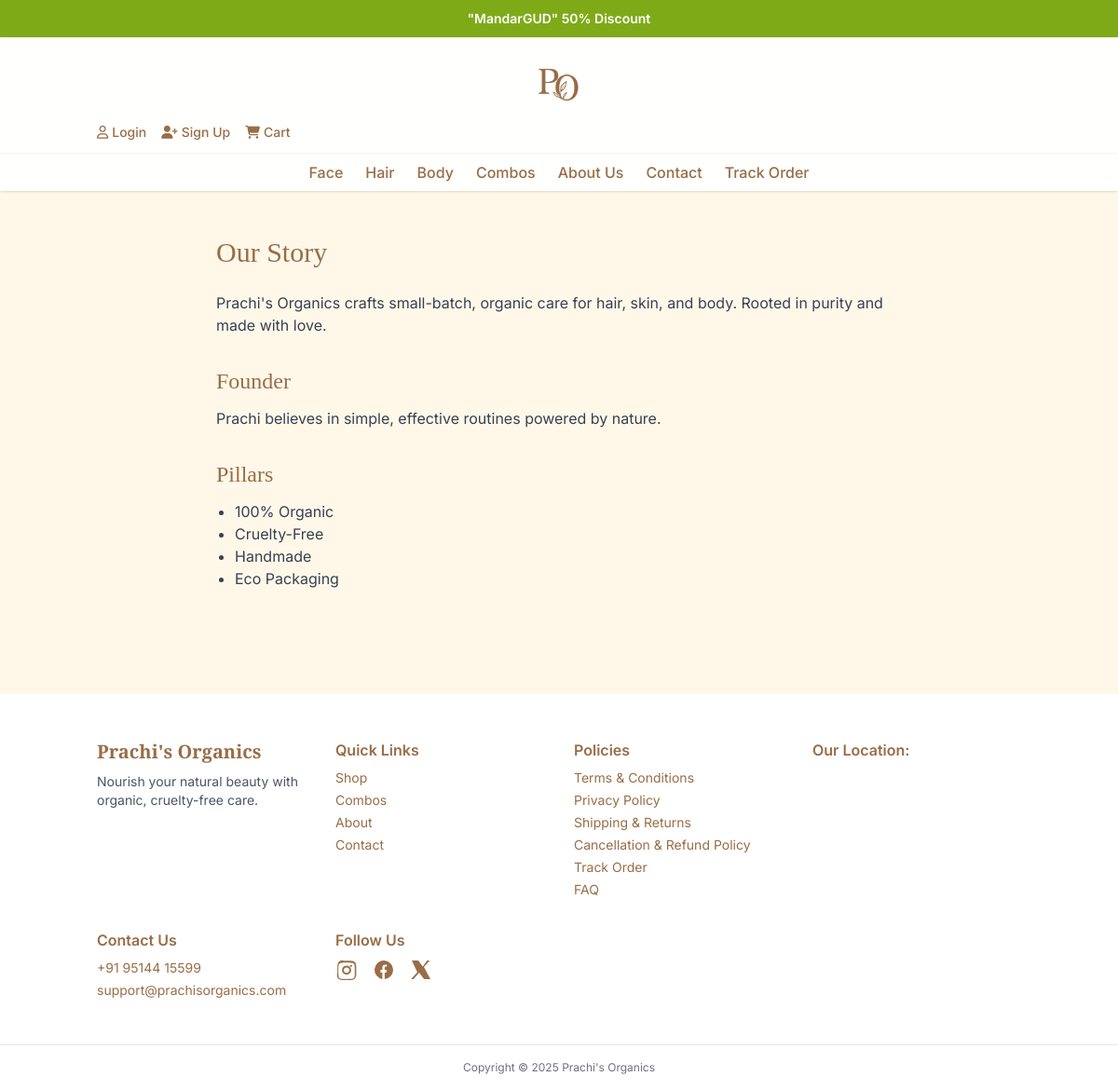
The page /about/ on the database its author committed.
### store/models.py (models this page shows, shortened)
class Offer(models.Model):
    title = models.CharField(max_length=120)
    subtitle = models.CharField(max_length=200, blank=True)
    cta_text = models.CharField(max_length=40, blank=True)
    cta_url = models.CharField(max_length=200, blank=True)
    is_active = models.BooleanField(default=True)
    sort_order = models.PositiveIntegerField(default=0)
    class Meta:
        ordering = ['sort_order', 'id']

class SiteSettings(models.Model):
    brand_tagline = models.CharField(max_length=255, blank=True, default='Nourish your natural beauty with organic, cruelty-free care.')
    support_email = models.EmailField(blank=True, null=True)
    support_phone = models.CharField(max_length=50, blank=True, default='')
    instagram_url = models.URLField(blank=True, default='')
    facebook_url = models.URLField(blank=True, default='')
    twitter_url = models.URLField(blank=True, default='')
    youtube_url = models.URLField(blank=True, default='')
    pinterest_url = models.URLField(blank=True, default='')
    require_review_moderation = models.BooleanField(default=False)
    class Meta:
        verbose_name = 'Site Settings'
        verbose_name_plural = 'Site Settings'

### store/views.py (the view)
# urls.py: path('about/', views.about_us_view, name='about'),
def about_us_view(request):
    return render(request, 'store/about.html')

### store/templates/store/about.html (shortened to what this page needs)
{% extends 'store/base.html' %}
{% block content %}
<section class="container mx-auto px-4 py-12 max-w-3xl">
  <h1 class="font-serif text-3xl mb-6">Our Story</h1>
  <p class="text-gray-700 mb-4">Prachi's Organics crafts small-batch, organic care for hair, skin, and body. Rooted in purity and made with love.</p>
  <h2 class="font-serif text-2xl mt-8 mb-3">Founder</h2>
  <p class="text-gray-700">Prachi believes in simple, effective routines powered by nature.</p>
  <h2 class="font-serif text-2xl mt-8 mb-3">Pillars</h2>
  <ul class="list-disc pl-5 text-gray-700">
    <li>100% Organic</li>
    <li>Cruelty-Free</li>
    <li>Handmade</li>
    <li>Eco Packaging</li>
  </ul>
</section>
{% endblock %}

### store/templates/store/base.html (shortened to what this page needs)
<!DOCTYPE html>
<html lang="en">
<head>
    <link rel="stylesheet" href="https://cdnjs.cloudflare.com/ajax/libs/font-awesome/6.5.0/css/all.min.css" />
  <link
rel="stylesheet"
href="https://cdnjs.cloudflare.com/ajax/libs/font-awesome/6.5.0/css/all.min.css"
integrity="sha512-rXnZyQwGQ3p8m2CWhdDL9nUgU3H6yXc3y3Rzv8z5hJHtK5gYz8nRrWrY+LW0V8P5pJoN5nBxDo4QmGkx5oTn3A=="
crossorigin="anonymous"
referrerpolicy="no-referrer" />
    <script src="https://cdn.tailwindcss.com"></script>
    <link rel="stylesheet" href="https://cdnjs.cloudflare.com/ajax/libs/font-awesome/6.6.0/css/all.min.css" />
{% load currency %}
</head>
<body class="bg-brandBeige text-brandBrown font-sans">
    <div class="w-full bg-brandGreen text-white text-sm">
        <div class="container mx-auto px-4 relative overflow-hidden">
            <div class="flex w-full">
                <div class="relative w-full h-10">
                  <div class="absolute inset-0 flex items-center justify-center transition-opacity duration-500" style="opacity:1" id="offer-slide-0">
                    {% if header_offers|length > 0 %}
                      <div class="text-center">
                        <span class="font-semibold">{{ header_offers.0.title }}</span>
                      </div>
                    {% else %}
                      <div>Free shipping on orders over $50! | 100% Organic • Cruelty-Free • Handmade</div>
                    {% endif %}
                  </div>
                </div>
              </div>
        </div>
    </div>
<header class="bg-white/90 backdrop-blur sticky top-0 z-30 shadow">
  <div class="container mx-auto px-4 py-3 grid  items-center">
    <a href="/" class="text-xl md:text-2xl font-serif font-semibold text-brandBrown flex justify-center">
      <img src="/media/icons/logo_po.png" alt="Prachi's Organics Logo" class="h-20 w-auto" />
    </a>
<div class="flex items-center gap-4 text-brandBrown text-sm font-medium">
  {% if request.user.is_authenticated %}
    <a href="/profile/" class="hover:text-brandGreen flex items-center gap-1"><i class="fa-regular fa-user"></i> Account</a>
    <a href="/logout/" class="hover:text-brandGreen flex items-center gap-1"><i class="fa-solid fa-right-from-bracket"></i> Logout</a>
  {% else %}
    <a href="/login/" class="hover:text-brandGreen flex items-center gap-1"><i class="fa-regular fa-user"></i> Login</a>
    <a href="/signup/" class="hover:text-brandGreen flex items-center gap-1"><i class="fa-solid fa-user-plus"></i> Sign Up</a>
  {% endif %}
  <a href="/cart/" class="hover:text-brandGreen flex items-center gap-1"><i class="fa-solid fa-cart-shopping"></i> Cart</a>
</div>
  </div>
  <nav class="hidden md:flex justify-center gap-6 py-2 text-brandBrown font-medium border-t border-gray-100">
    <div class="group relative">
      <a class="hover:text-brandGreen" href="/products/?category=skin-care">Face</a>
    </div>
    <div class="group relative">
      <a class="hover:text-brandGreen" href="/products/?category=hair-care">Hair</a>
    </div>
    <div class="group relative">
      <a class="hover:text-brandGreen" href="/products/?category=body-care">Body</a>
    </div>
    <a class="hover:text-brandGreen" href="/combos/">Combos</a>
    <a class="hover:text-brandGreen" href="/about/">About Us</a>
    <a class="hover:text-brandGreen" href="/contact/">Contact</a>
    <a class="hover:text-brandGreen" href="/track_order/">Track Order</a>
  </nav>
</header>
    <main>
        {% block content %}{% endblock %}
    </main>
    <footer class="mt-16 bg-white">
      <div class="container mx-auto px-4 py-12 grid md:grid-cols-4 gap-8 animate-fade-up">
        <div>
          <div class="text-xl font-serif font-semibold mb-2">Prachi's Organics</div>
          <p class="text-sm text-gray-600">
            {{ site_settings.brand_tagline|default:"Nourish your natural beauty with organic, cruelty-free care." }}
          </p>
        </div>
        <div>
          <div class="font-semibold mb-2">Quick Links</div>
          <ul class="space-y-1 text-sm">
            <li><a class="hover:text-brandGreen" href="/products/">Shop</a></li>
            <li><a class="hover:text-brandGreen" href="/combos/">Combos</a></li>
            <li><a class="hover:text-brandGreen" href="/about/">About</a></li>
            <li><a class="hover:text-brandGreen" href="/contact/">Contact</a></li>
          </ul>
        </div>
        <div>
          <div class="font-semibold mb-2">Policies</div>
          <ul class="space-y-1 text-sm">
            <li><a class="hover:text-brandGreen" href="/terms/">Terms & Conditions</a></li>
            <li><a class="hover:text-brandGreen" href="/privacy/">Privacy Policy</a></li>
            <li><a class="hover:text-brandGreen" href="/returns/">Shipping & Returns</a></li>
            <li><a class="hover:text-brandGreen" href="/refund/">Cancellation & Refund Policy</a></li>
            <li><a class="hover:text-brandGreen" href="/track_order/">Track Order</a></li>
            <li><a class="hover:text-brandGreen" href="/faq/">FAQ</a></li>
          </ul>
        </div>
        <div id="wrapper-9cd199b9cc5410cd3b1ad21cab2e54d3">
          <div class="font-semibold mb-2">Our Location: </div>
            </div>
        <div>
          <div class="font-semibold mb-2">Contact Us</div>
          <ul class="space-y-1 text-sm">
            <li>{{ site_settings.support_phone|default:'+91 95144 15599' }}</li>
            <li>{{ site_settings.support_email|default:'support@prachisorganics.com' }}</li>
          </ul>
        </div>
        <div>
          <div class="font-semibold mb-2">Follow Us</div>
          <div class="flex gap-4 text-brandBrown">
            <a href="{{ site_settings.instagram_url|default:'#' }}" target="_blank" rel="noopener"
              class="transition-transform hover:-translate-y-0.5 hover:text-brandGreen">
            </a>
            <a href="{{ site_settings.facebook_url|default:'#' }}" target="_blank" rel="noopener"
              class="transition-transform hover:-translate-y-0.5 hover:text-brandGreen">
              <svg xmlns="http://www.w3.org/2000/svg" fill="currentColor" viewBox="0 0 24 24" class="w-6 h-6">
                <path d="M22 12a10 10 0 1 0-11.6 9.9v-7h-2v-3h2v-2.3c0-2 1.2-3.1 3-3.1.9 0 1.8.1 1.8.1v2h-1c-1 0-1.3.6-1.3 1.2V12h2.2l-.4 3h-1.8v7A10 10 0 0 0 22 12"/>
              </svg>
            </a>
            <a href="{{ site_settings.twitter_url|default:'#' }}" target="_blank" rel="noopener"
              class="transition-transform hover:-translate-y-0.5 hover:text-brandGreen">
              <svg xmlns="http://www.w3.org/2000/svg" fill="currentColor" viewBox="0 0 24 24" class="w-6 h-6">
                <path d="M18.36 2H21.2l-6.2 7.1L22 22h-6.8l-5.3-7-6 7H1.3l6.6-7.6L2 2h7l4.8 6.5L18.4 2h-.04Z"/>
              </svg>
            </a>
          </div>
        </div>
      </div>
      <div class="border-t py-4 text-xs text-gray-500">
        <div class="container mx-auto px-4 text-center">
          <div>Copyright © {{ now|default:2025 }} Prachi's Organics</div>
        </div>
      </div>
    </footer>
</body>
</html>

### store/templates/store/base.html (style rules this page uses)
html, body { overflow-x: hidden !important; }
.animate-fade-up { animation: fadeUp .7s ease-out both; }

### rows shown on the page
Offer: title "\"MandarGUD\" 50% Discount"
SiteSettings: brand_tagline "Nourish your natural beauty with organic, cruelty-free care.", support_phone "+91 95144 15599", support_email "support@prachisorganics.com"

### other values the page prints
{{ now|default:2025 }} "2025"
